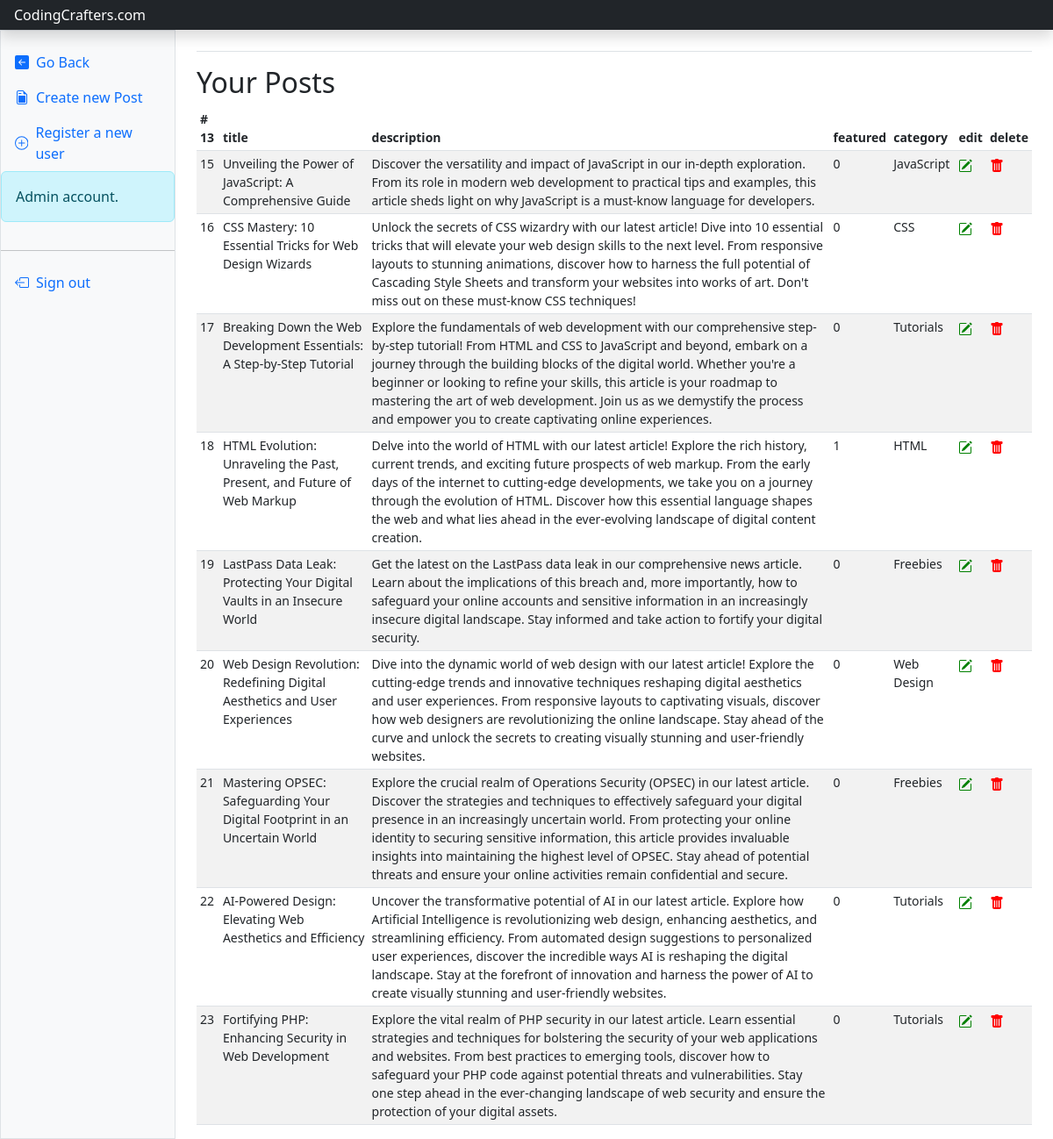
The page /pages/admin (signed in) on the database its author committed.
### tables this page shows
CREATE TABLE `post` (
  `post_id` int(11) NOT NULL,
  `title` text NOT NULL,
  `description` text NOT NULL,
  `content` text NOT NULL,
  `image` text NOT NULL,
  `featured` tinyint(1) NOT NULL,
  `date` date NOT NULL,
  `category` text NOT NULL,
  `user_id` int(11) DEFAULT NULL
);

### pages/admin.php (the view, shortened to what this page needs)
<?php
require_once '../php/db_connect.php';
$user_id = isset($_SESSION['user_id']) ? $_SESSION['user_id'] : null;
?>
<!doctype html>
<html lang="en" data-bs-theme="auto">
<head>
  <link href="../assets/dist/css/bootstrap.min.css" rel="stylesheet">
  <link href="https://cdn.jsdelivr.net/npm/bootstrap@5.3.0/dist/css/bootstrap.min.css" rel="stylesheet"
>
</head>
<body>
  <header class="navbar sticky-top bg-dark flex-md-nowrap p-0 shadow" data-bs-theme="dark">
    <a class="navbar-brand col-md-3 col-lg-2 me-0 px-3 fs-6 text-white" href="#">CodingCrafters.com</a>
  </header>
  <div class="container-fluid">
    <div class="row">
      <div class="sidebar border border-right col-md-3 col-lg-2 p-0 bg-body-tertiary">
        <div class="offcanvas-lg offcanvas-end bg-body-tertiary" tabindex="-1" id="sidebarMenu"
          aria-labelledby="sidebarMenuLabel">
          <div class="offcanvas-body d-md-flex flex-column p-0 pt-lg-3 overflow-y-auto">
            <ul class="nav flex-column">
              <li class="nav-item">
                <a class="nav-link d-flex align-items-center gap-2 active" aria-current="page" href="../index">
                  Go Back
                </a>
              </li>
              <li class="nav-item">
                <a class="nav-link d-flex align-items-center gap-2" href="../pages/publish">
                  Create new Post
                </a>
              </li>
              <?php
              $sql = "SELECT admin FROM user WHERE user_id = :user_id";
              $stmt = $connection->prepare($sql);
              $stmt->bindParam(':user_id', $user_id, PDO::PARAM_INT);
              $stmt->execute();
              if ($stmt->rowCount() > 0) {
                $fila = $stmt->fetch(PDO::FETCH_ASSOC);
                if ($fila['admin'] == 1) {
                  ?>
                  <li class="nav-item">
                    <a class="nav-link d-flex align-items-center gap-2" href="../pages/register">
                      Register a new user
                    </a>
                  </li>
                  <li>
                    <div class="alert alert-info" role="alert">
                      Admin account.
                    </div>
                  </li>
                  <?php
                }
              } else {
                echo "";
              }
              ?>
              <hr class="my-3">
              <ul class="nav flex-column mb-auto">
                <li class="nav-item">
                  <a class="nav-link d-flex align-items-center gap-2" href="../php/logout_user">
                    Sign out
                  </a>
                </li>
              </ul>
          </div>
        </div>
      </div>
      <main class="col-md-9 ms-sm-auto col-lg-10 px-md-4">
        <div
          class="d-flex justify-content-between flex-wrap flex-md-nowrap align-items-center pt-3 pb-2 mb-3 border-bottom">
        </div>
        <h2>Your Posts</h2>
        <div class="table-responsive small">
          <table class='table table-striped table-sm'>
            <thead>
              <tr>
                <th scope='col'>#
                  <?php echo $_SESSION['user_id']; ?>
                </th>
                <th scope='col'>title</th>
                <th scope='col'>description</th>
                <th scope='col'>featured</th>
                <th scope='col'>category</th>
                <th scope='col'>edit</th>
                <th scope='col'>delete</th>
              </tr>
            </thead>
            <tbody>
              <?php
              $is_admin = isset($_SESSION['admin']) ? $_SESSION['admin'] : null;
              if (isset($is_admin)) {
                $sql = "SELECT * FROM post";
              } else {
                $sql = "SELECT * FROM post WHERE user_id = :user_id";
              }
              $stmt = $connection->prepare($sql);
              $stmt->bindParam(':user_id', $user_id, PDO::PARAM_INT);
              $stmt->execute();
              while ($row = $stmt->fetch(PDO::FETCH_ASSOC)) {
                echo "<tr>";
                echo "<td>" . $row['post_id'] . "</td>";
                echo "<td>" . $row['title'] . "</td>";
                echo "<td>" . $row['description'] . "</td>";
                echo "<td>" . $row['featured'] . "</td>";
                echo "<td>" . $row['category'] . "</td>";
                ?>
                <td> <a style="color: green; text-decoration: none;"
                    href='../php/edit_post?post_id=<?php echo $row['post_id'] ?>'></a> </td>
                <td><a style="color: red; text-decoration: none;" id="delete"
                    href="../php/delete_post?post_id=<?php echo $row["post_id"] ?>"> </a></td>
                <?php
                echo "</tr>";
              }
              ?>
            </tbody>
          </table>
        </div>
    </div>
  </div>
</body>
</html>

### rows shown on the page
post: post_id "15", title "Unveiling the Power of JavaScript: A Comprehensive Guide", description "Discover the versatility and impact of JavaScript in our in-depth exploration. From its role in modern web development to practical tips and examples, this article sheds light on why JavaScript is a must-know language for developers.", featured "0", category "JavaScript"
post: post_id "16", title "CSS Mastery: 10 Essential Tricks for Web Design Wizards", description "Unlock the secrets of CSS wizardry with our latest article! Dive into 10 essential tricks that will elevate your web design skills to the next level. From responsive layouts to stunning animations, discover how to harness the full potential of Cascading Style Sheets and transform your websites into works of art. Don't miss out on these must-know CSS techniques!", featured "0", category "CSS"
post: post_id "17", title "Breaking Down the Web Development Essentials: A Step-by-Step Tutorial", description "Explore the fundamentals of web development with our comprehensive step-by-step tutorial! From HTML and CSS to JavaScript and beyond, embark on a journey through the building blocks of the digital world. Whether you're a beginner or looking to refine your skills, this article is your roadmap to mastering the art of web development. Join us as we demystify the process and empower you to create captivating online experiences.", featured "0", category "Tutorials"
post: post_id "18", title "HTML Evolution: Unraveling the Past, Present, and Future of Web Markup", description "Delve into the world of HTML with our latest article! Explore the rich history, current trends, and exciting future prospects of web markup. From the early days of the internet to cutting-edge developments, we take you on a journey through the evolution of HTML. Discover how this essential language shapes the web and what lies ahead in the ever-evolving landscape of digital content creation.", featured "1", category "HTML"
post: post_id "19", title "LastPass Data Leak: Protecting Your Digital Vaults in an Insecure World", description "Get the latest on the LastPass data leak in our comprehensive news article. Learn about the implications of this breach and, more importantly, how to safeguard your online accounts and sensitive information in an increasingly insecure digital landscape. Stay informed and take action to fortify your digital security.", featured "0", category "Freebies"
post: post_id "20", title "Web Design Revolution: Redefining Digital Aesthetics and User Experiences", description "Dive into the dynamic world of web design with our latest article! Explore the cutting-edge trends and innovative techniques reshaping digital aesthetics and user experiences. From responsive layouts to captivating visuals, discover how web designers are revolutionizing the online landscape. Stay ahead of the curve and unlock the secrets to creating visually stunning and user-friendly websites.", featured "0", category "Web Design"
post: post_id "21", title "Mastering OPSEC: Safeguarding Your Digital Footprint in an Uncertain World", description "Explore the crucial realm of Operations Security (OPSEC) in our latest article. Discover the strategies and techniques to effectively safeguard your digital presence in an increasingly uncertain world. From protecting your online identity to securing sensitive information, this article provides invaluable insights into maintaining the highest level of OPSEC. Stay ahead of potential threats and ensure your online activities remain confidential and secure.", featured "0", category "Freebies"
post: post_id "22", title "AI-Powered Design: Elevating Web Aesthetics and Efficiency", description "Uncover the transformative potential of AI in our latest article. Explore how Artificial Intelligence is revolutionizing web design, enhancing aesthetics, and streamlining efficiency. From automated design suggestions to personalized user experiences, discover the incredible ways AI is reshaping the digital landscape. Stay at the forefront of innovation and harness the power of AI to create visually stunning and user-friendly websites.", featured "0", category "Tutorials"
post: post_id "23", title "Fortifying PHP: Enhancing Security in Web Development", description "Explore the vital realm of PHP security in our latest article. Learn essential strategies and techniques for bolstering the security of your web applications and websites. From best practices to emerging tools, discover how to safeguard your PHP code against potential threats and vulnerabilities. Stay one step ahead in the ever-changing landscape of web security and ensure the protection of your digital assets.", featured "0", category "Tutorials"

### other values the page prints
$_SESSION['user_id'] "13"
